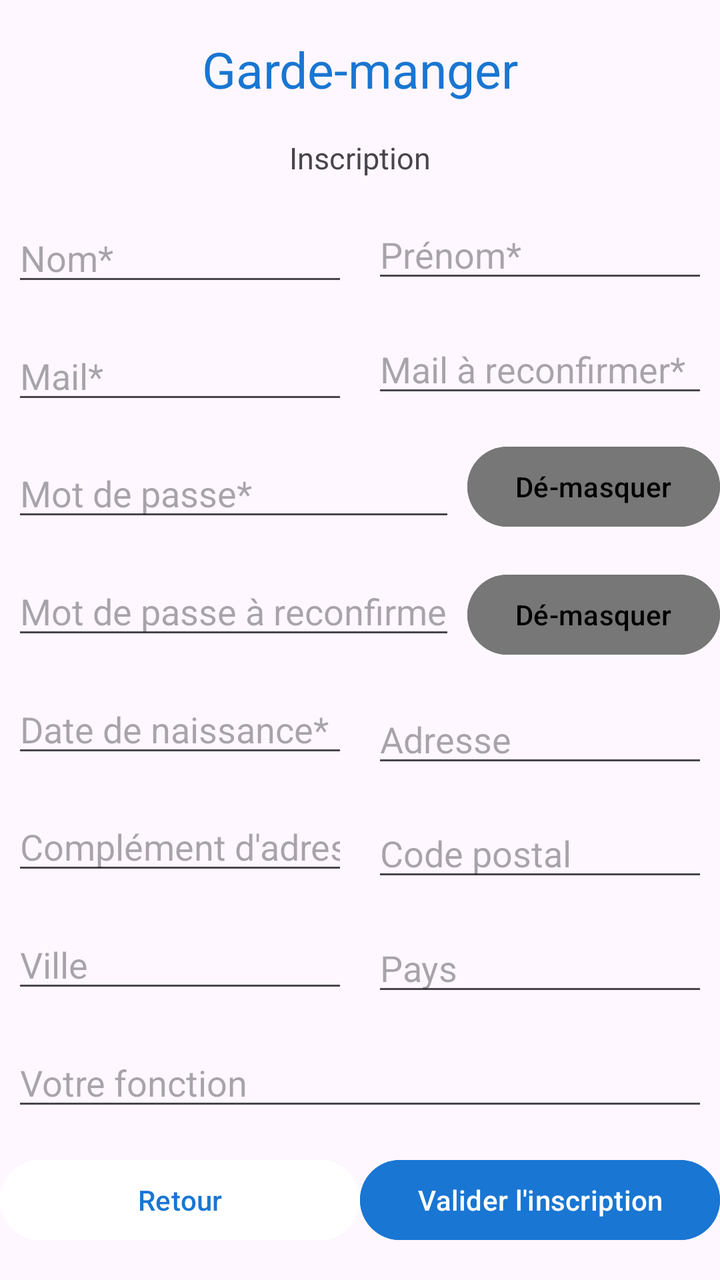
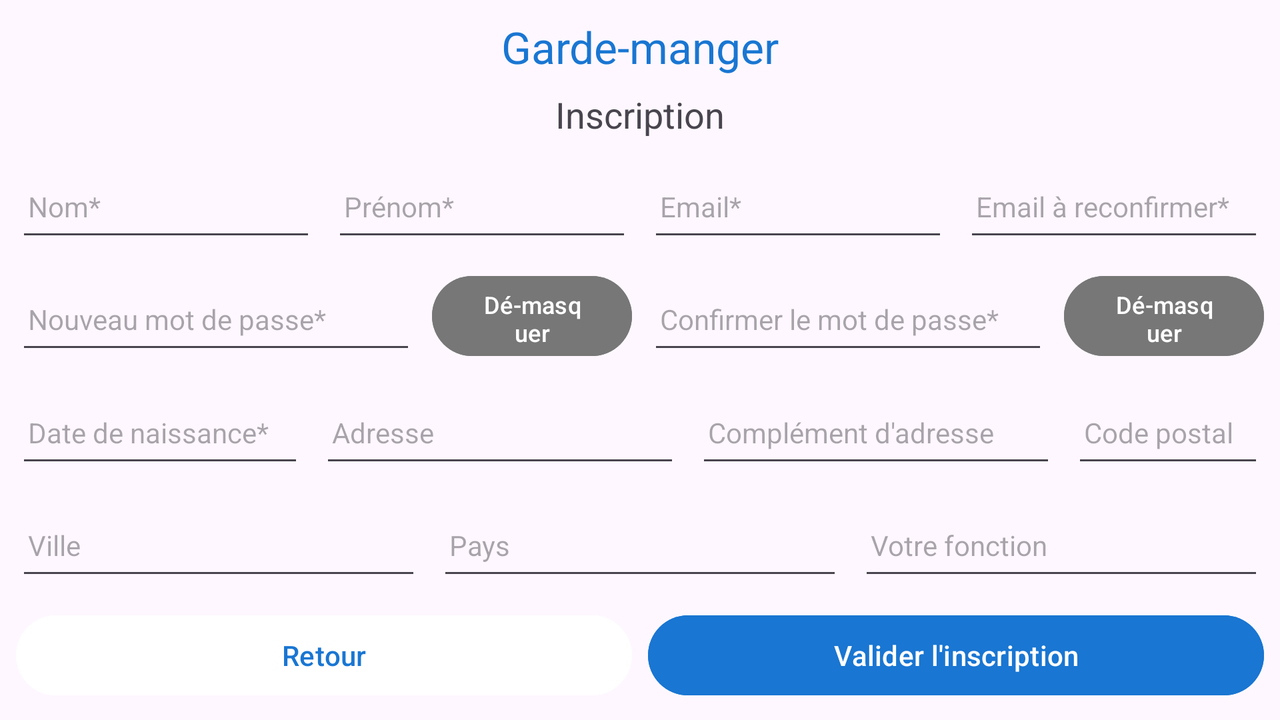

An Android layout and its configuration variant, each rendered on a device that would load it. The default file and the variant file are quoted in full after the pictures.
<!-- AndroidManifest.xml: application theme Theme.GardeManger -->
<!-- res/layout/activity_signup.xml -->
<?xml version="1.0" encoding="utf-8"?>
<androidx.constraintlayout.widget.ConstraintLayout xmlns:android="http://schemas.android.com/apk/res/android"
    xmlns:app="http://schemas.android.com/apk/res-auto"
    xmlns:tools="http://schemas.android.com/tools"
    android:layout_width="match_parent"
    android:layout_height="match_parent"
    tools:context=".SignupActivity">

    <TextView
        android:id="@+id/logosignup"
        android:layout_width="wrap_content"
        android:layout_height="wrap_content"
        android:text="@string/app_name"
        android:textColor="@color/bleu_nav"
        android:textSize="25dp"
        app:layout_constraintEnd_toEndOf="parent"
        app:layout_constraintStart_toStartOf="parent"
        app:layout_constraintTop_toTopOf="parent"
        app:layout_constraintBottom_toTopOf="@id/signup_title"/>

    <TextView
        android:id="@+id/signup_title"
        android:layout_width="wrap_content"
        android:layout_height="wrap_content"
        android:text="Inscription"
        android:textSize="15dp"
        app:layout_constraintEnd_toEndOf="parent"
        app:layout_constraintStart_toStartOf="parent"
        app:layout_constraintBottom_toTopOf="@id/editTextLN"
        app:layout_constraintTop_toBottomOf="@id/logosignup"/>

    <EditText
        android:id="@+id/editTextLN"
        android:layout_width="0dp"
        android:layout_marginLeft="6dp"
        android:layout_marginRight="6dp"
        android:layout_height="wrap_content"
        android:ems="10"
        android:inputType="textPersonName"
        android:hint="Nom*"
        app:layout_constraintBottom_toTopOf="@id/editTextEmail"
        app:layout_constraintEnd_toStartOf="@id/editTextFN"
        app:layout_constraintStart_toStartOf="parent"
        app:layout_constraintTop_toBottomOf="@id/signup_title"/>

    <EditText
        android:id="@+id/editTextFN"
        android:layout_width="0dp"
        android:layout_marginLeft="6dp"
        android:layout_marginRight="6dp"
        android:layout_height="wrap_content"
        android:ems="10"
        android:inputType="textPersonName"
        android:hint="Prénom*"
        app:layout_constraintTop_toBottomOf="@id/signup_title"
        app:layout_constraintEnd_toEndOf="parent"
        app:layout_constraintStart_toEndOf="@id/editTextLN"
        app:layout_constraintBottom_toTopOf="@id/editTextEmailReconfirm"/>

    <EditText
        android:id="@+id/editTextEmail"
        android:layout_width="0dp"
        android:layout_marginLeft="6dp"
        android:layout_marginRight="6dp"
        android:layout_height="wrap_content"
        android:ems="10"
        android:hint="Mail*"
        android:inputType="textEmailAddress"
        app:layout_constraintStart_toStartOf="parent"
        app:layout_constraintEnd_toStartOf="@id/editTextEmailReconfirm"
        app:layout_constraintTop_toBottomOf="@id/editTextLN"
        app:layout_constraintBottom_toTopOf="@id/editTextNewPassword"/>

    <EditText
        android:id="@+id/editTextEmailReconfirm"
        android:layout_width="0dp"
        android:layout_marginLeft="6dp"
        android:layout_marginRight="6dp"
        android:layout_height="wrap_content"
        android:ems="10"
        android:hint="Mail à reconfirmer*"
        android:inputType="textEmailAddress"
        app:layout_constraintEnd_toEndOf="parent"
        app:layout_constraintStart_toEndOf="@id/editTextEmail"
        app:layout_constraintBottom_toTopOf="@id/pwddisplaybuttonsignup"
        app:layout_constraintTop_toBottomOf="@id/editTextFN"/>

    <EditText
        android:id="@+id/editTextNewPassword"
        android:layout_width="0dp"
        android:layout_marginLeft="6dp"
        android:layout_marginRight="6dp"
        android:layout_height="wrap_content"
        android:ems="10"
        android:hint="Mot de passe*"
        android:inputType="textPassword"
        app:layout_constraintBottom_toTopOf="@id/editTextNewPasswordReconfirm"
        app:layout_constraintEnd_toStartOf="@+id/pwddisplaybuttonsignup"
        app:layout_constraintStart_toStartOf="parent"
        app:layout_constraintTop_toBottomOf="@id/editTextEmail" />

    <Button
        android:id="@+id/pwddisplaybuttonsignup"
        android:layout_width="wrap_content"
        android:layout_height="wrap_content"
        android:backgroundTint="@color/grey_7"
        android:text="Dé-masquer"
        android:textColor="@color/black"
        app:layout_constraintBottom_toTopOf="@+id/pwdreconfirmdisplaybuttonsignup"
        app:layout_constraintEnd_toEndOf="parent"
        app:layout_constraintStart_toEndOf="@id/editTextNewPassword"
        app:layout_constraintTop_toBottomOf="@id/editTextEmailReconfirm"/>

    <EditText
        android:id="@+id/editTextNewPasswordReconfirm"
        android:layout_width="0dp"
        android:layout_marginLeft="6dp"
        android:layout_marginRight="6dp"
        android:layout_height="wrap_content"
        android:ems="10"
        android:hint="Mot de passe à reconfirmer*"
        android:inputType="textPassword"
        app:layout_constraintEnd_toStartOf="@+id/pwdreconfirmdisplaybuttonsignup"
        app:layout_constraintStart_toStartOf="parent"
        app:layout_constraintTop_toBottomOf="@+id/editTextNewPassword"
        app:layout_constraintBottom_toTopOf="@id/editTextDN"/>

    <Button
        android:id="@+id/pwdreconfirmdisplaybuttonsignup"
        android:layout_width="wrap_content"
        android:layout_height="wrap_content"
        android:backgroundTint="@color/grey_7"
        android:text="Dé-masquer"
        android:textColor="@color/black"
        app:layout_constraintStart_toEndOf="@id/editTextNewPasswordReconfirm"
        app:layout_constraintTop_toBottomOf="@id/pwddisplaybuttonsignup"
        app:layout_constraintBottom_toTopOf="@+id/editTextAddress"
        app:layout_constraintEnd_toEndOf="parent" />

    <EditText
        android:id="@+id/editTextDN"
        android:layout_width="0dp"
        android:layout_marginLeft="6dp"
        android:layout_marginRight="6dp"
        android:layout_height="wrap_content"
        android:ems="10"
        android:hint="Date de naissance*"
        android:inputType="date"
        app:layout_constraintBottom_toTopOf="@+id/editTextAddressComplement"
        app:layout_constraintEnd_toStartOf="@+id/editTextAddress"
        app:layout_constraintStart_toStartOf="parent"
        app:layout_constraintTop_toBottomOf="@+id/editTextNewPasswordReconfirm" />

    <EditText
        android:id="@+id/editTextAddress"
        android:layout_width="0dp"
        android:layout_marginLeft="6dp"
        android:layout_marginRight="6dp"
        android:layout_height="wrap_content"
        android:ems="10"
        android:inputType="textPostalAddress"
        android:hint="Adresse"
        app:layout_constraintEnd_toEndOf="parent"
        app:layout_constraintStart_toEndOf="@id/editTextDN"
        app:layout_constraintTop_toBottomOf="@id/pwdreconfirmdisplaybuttonsignup"
        app:layout_constraintBottom_toTopOf="@id/editTextCP"/>

    <EditText
        android:id="@+id/editTextAddressComplement"
        android:layout_width="0dp"
        android:layout_marginLeft="6dp"
        android:layout_marginRight="6dp"
        android:layout_height="wrap_content"
        android:ems="10"
        android:inputType="textPostalAddress"
        android:hint="Complément d'adresse"
        app:layout_constraintStart_toStartOf="parent"
        app:layout_constraintEnd_toStartOf="@id/editTextCP"
        app:layout_constraintTop_toBottomOf="@id/editTextDN"
        app:layout_constraintBottom_toTopOf="@id/editTextCity"/>

    <EditText
        android:id="@+id/editTextCP"
        android:layout_width="0dp"
        android:layout_marginLeft="6dp"
        android:layout_marginRight="6dp"
        android:layout_height="wrap_content"
        android:ems="10"
        android:inputType="number"
        android:hint="Code postal"
        app:layout_constraintEnd_toEndOf="parent"
        app:layout_constraintBottom_toTopOf="@id/editTextPays"
        app:layout_constraintTop_toBottomOf="@id/editTextAddress"
        app:layout_constraintStart_toEndOf="@id/editTextAddressComplement"/>

    <EditText
        android:id="@+id/editTextCity"
        android:layout_width="0dp"
        android:layout_marginLeft="6dp"
        android:layout_marginRight="6dp"
        android:layout_height="wrap_content"
        android:ems="10"
        android:hint="Ville"
        android:inputType="text"
        app:layout_constraintBottom_toTopOf="@+id/editTextFunction"
        app:layout_constraintStart_toStartOf="parent"
        app:layout_constraintEnd_toStartOf="@id/editTextPays"
        app:layout_constraintTop_toBottomOf="@id/editTextAddressComplement"/>

    <EditText
        android:id="@+id/editTextPays"
        android:layout_width="0dp"
        android:layout_marginLeft="6dp"
        android:layout_marginRight="6dp"
        android:layout_height="wrap_content"
        android:ems="10"
        android:hint="Pays"
        android:inputType="text"
        app:layout_constraintTop_toBottomOf="@id/editTextCP"
        app:layout_constraintStart_toEndOf="@id/editTextCity"
        app:layout_constraintBottom_toTopOf="@+id/editTextFunction"
        app:layout_constraintEnd_toEndOf="parent" />

    <EditText
        android:id="@+id/editTextFunction"
        android:layout_width="0dp"
        android:layout_marginLeft="6dp"
        android:layout_marginRight="6dp"
        android:layout_height="wrap_content"
        android:ems="10"
        android:layout_marginStart="6dp"
        android:layout_marginEnd="6dp"
        android:gravity="start|top"
        android:inputType="textMultiLine"
        android:hint="Votre fonction"
        app:layout_constraintEnd_toEndOf="parent"
        app:layout_constraintStart_toStartOf="parent"
        app:layout_constraintBottom_toTopOf="@id/validate_signup_button"
        app:layout_constraintTop_toBottomOf="@id/editTextPays" />

    <Button
        android:id="@+id/retour_button_signup"
        android:layout_width="0dp"
        android:layout_height="wrap_content"
        android:text="Retour"
        android:backgroundTint="@color/white"
        android:textColor="@color/bleu_nav"
        app:layout_constraintBottom_toBottomOf="parent"
        app:layout_constraintEnd_toStartOf="@id/validate_signup_button"
        app:layout_constraintStart_toStartOf="parent"
        app:layout_constraintTop_toBottomOf="@+id/editTextFunction" />

    <Button
        android:id="@+id/validate_signup_button"
        android:layout_width="0dp"
        android:layout_height="wrap_content"
        android:text="Valider l'inscription"
        android:backgroundTint="@color/bleu_nav"
        android:textColor="@color/white"
        app:layout_constraintBottom_toBottomOf="parent"
        app:layout_constraintEnd_toEndOf="parent"
        app:layout_constraintStart_toEndOf="@id/retour_button_signup"
        app:layout_constraintTop_toBottomOf="@+id/editTextFunction" />

</androidx.constraintlayout.widget.ConstraintLayout>
<!-- resources referenced by this layout -->
<resources>
  <color name="black">#FF000000</color>
  <color name="bleu_nav">#1976D2</color>
  <color name="grey_7">#777777</color>
  <color name="white">#FFFFFFFF</color>
  <string name="app_name">Garde-manger</string>
  <style name="Theme.GardeManger" parent="Base.Theme.GardeManger" />
  <style name="Base.Theme.GardeManger" parent="Theme.Material3.DayNight.NoActionBar">
          
          
      </style>
</resources>
<!-- res/layout-land/activity_signup.xml (the repository's variant of the layout above) -->
<!-- drawn on the phone turned sideways -->
<?xml version="1.0" encoding="utf-8"?>
<androidx.constraintlayout.widget.ConstraintLayout xmlns:android="http://schemas.android.com/apk/res/android"
    xmlns:app="http://schemas.android.com/apk/res-auto"
    xmlns:tools="http://schemas.android.com/tools"
    android:layout_width="match_parent"
    android:layout_height="match_parent"
    tools:context=".SignupActivity">

    <TextView
        android:id="@+id/logosignup"
        android:layout_width="0dp"
        android:layout_height="28dp"
        android:gravity="center"
        android:text="@string/app_name"
        android:textColor="@color/bleu_nav"
        android:textSize="22sp"
        app:layout_constraintEnd_toEndOf="parent"
        app:layout_constraintStart_toStartOf="parent"
        app:layout_constraintTop_toTopOf="parent"
        app:layout_constraintBottom_toTopOf="@id/signup_title"/>

    <TextView
        android:id="@+id/signup_title"
        android:layout_width="0dp"
        android:layout_height="24dp"
        android:gravity="center"
        android:text="Inscription"
        android:textSize="18sp"
        app:layout_constraintBottom_toTopOf="@id/editTextFN"
        app:layout_constraintEnd_toEndOf="parent"
        app:layout_constraintStart_toStartOf="parent"
        app:layout_constraintTop_toBottomOf="@id/logosignup" />

    <EditText
        android:id="@+id/editTextLN"
        android:layout_width="0dp"
        android:layout_height="48dp"
        android:layout_marginStart="8dp"
        android:layout_marginEnd="4dp"
        android:hint="Nom*"
        android:inputType="textPersonName"
        android:paddingHorizontal="6dp"
        android:textSize="14sp"
        app:layout_constraintEnd_toStartOf="@id/editTextFN"
        app:layout_constraintHorizontal_chainStyle="spread"
        app:layout_constraintHorizontal_weight="1"
        app:layout_constraintStart_toStartOf="parent"
        app:layout_constraintTop_toBottomOf="@id/signup_title"
        app:layout_constraintBottom_toTopOf="@id/editTextNewPassword"/>

    <EditText
        android:id="@+id/editTextFN"
        android:layout_width="0dp"
        android:layout_height="48dp"
        android:layout_marginHorizontal="4dp"
        android:hint="Prénom*"
        android:inputType="textPersonName"
        android:paddingHorizontal="6dp"
        android:textSize="14sp"
        app:layout_constraintBottom_toTopOf="@+id/pwddisplaybuttonsignup"
        app:layout_constraintEnd_toStartOf="@id/editTextEmail"
        app:layout_constraintHorizontal_weight="1"
        app:layout_constraintStart_toEndOf="@id/editTextLN"
        app:layout_constraintTop_toBottomOf="@id/signup_title" />

    <EditText
        android:id="@+id/editTextEmail"
        android:layout_width="0dp"
        android:layout_height="48dp"
        android:layout_marginHorizontal="4dp"
        android:hint="Email*"
        android:inputType="textEmailAddress"
        android:paddingHorizontal="6dp"
        android:textSize="14sp"
        app:layout_constraintBottom_toTopOf="@+id/editTextNewPasswordReconfirm"
        app:layout_constraintEnd_toStartOf="@id/editTextEmailReconfirm"
        app:layout_constraintHorizontal_weight="1"
        app:layout_constraintStart_toEndOf="@id/editTextFN"
        app:layout_constraintTop_toBottomOf="@id/signup_title" />

    <EditText
        android:id="@+id/editTextEmailReconfirm"
        android:layout_width="0dp"
        android:layout_height="48dp"
        android:layout_marginStart="4dp"
        android:layout_marginEnd="8dp"
        android:hint="Email à reconfirmer*"
        android:inputType="textEmailAddress"
        android:paddingHorizontal="6dp"
        android:textSize="14sp"
        app:layout_constraintBottom_toTopOf="@+id/pwdreconfirmdisplaybuttonsignup"
        app:layout_constraintEnd_toEndOf="parent"
        app:layout_constraintHorizontal_weight="1"
        app:layout_constraintStart_toEndOf="@id/editTextEmail"
        app:layout_constraintTop_toBottomOf="@id/signup_title" />

    <EditText
        android:id="@+id/editTextNewPassword"
        android:layout_width="0dp"
        android:layout_height="48dp"
        android:layout_marginStart="8dp"
        android:layout_marginEnd="4dp"
        android:hint="Nouveau mot de passe*"
        android:inputType="textPassword"
        android:paddingHorizontal="6dp"
        android:textSize="14sp"
        app:layout_constraintEnd_toStartOf="@id/pwddisplaybuttonsignup"
        app:layout_constraintHorizontal_chainStyle="spread"
        app:layout_constraintHorizontal_weight="2"
        app:layout_constraintStart_toStartOf="parent"
        app:layout_constraintTop_toBottomOf="@id/editTextLN"
        app:layout_constraintBottom_toTopOf="@id/editTextDN"/>

    <Button
        android:id="@+id/pwddisplaybuttonsignup"
        android:layout_width="0dp"
        android:layout_height="48dp"
        android:layout_marginHorizontal="4dp"
        android:backgroundTint="@color/grey_7"
        android:text="Dé-masquer"
        android:textSize="12sp"
        app:layout_constraintBottom_toTopOf="@+id/editTextAddress"
        app:layout_constraintEnd_toStartOf="@id/editTextNewPasswordReconfirm"
        app:layout_constraintHorizontal_weight="1"
        app:layout_constraintStart_toEndOf="@id/editTextNewPassword"
        app:layout_constraintTop_toBottomOf="@id/editTextLN" />

    <EditText
        android:id="@+id/editTextNewPasswordReconfirm"
        android:layout_width="0dp"
        android:layout_height="48dp"
        android:layout_marginHorizontal="4dp"
        android:hint="Confirmer le mot de passe*"
        android:inputType="textPassword"
        android:paddingHorizontal="6dp"
        android:textSize="14sp"
        app:layout_constraintBottom_toTopOf="@+id/editTextAddressComplement"
        app:layout_constraintEnd_toStartOf="@id/pwdreconfirmdisplaybuttonsignup"
        app:layout_constraintHorizontal_weight="2"
        app:layout_constraintStart_toEndOf="@id/pwddisplaybuttonsignup"
        app:layout_constraintTop_toBottomOf="@id/editTextLN" />

    <Button
        android:id="@+id/pwdreconfirmdisplaybuttonsignup"
        android:layout_width="0dp"
        android:layout_height="48dp"
        android:layout_marginStart="4dp"
        android:layout_marginEnd="8dp"
        android:backgroundTint="@color/grey_7"
        android:text="Dé-masquer"
        android:textSize="12sp"
        app:layout_constraintBottom_toTopOf="@+id/editTextCP"
        app:layout_constraintEnd_toEndOf="parent"
        app:layout_constraintHorizontal_weight="1"
        app:layout_constraintStart_toEndOf="@id/editTextNewPasswordReconfirm"
        app:layout_constraintTop_toBottomOf="@id/editTextLN" />

    <EditText
        android:id="@+id/editTextDN"
        android:layout_width="0dp"
        android:layout_height="48dp"
        android:layout_marginStart="8dp"
        android:layout_marginEnd="4dp"
        android:hint="Date de naissance*"
        android:inputType="date"
        android:paddingHorizontal="6dp"
        android:textSize="14sp"
        app:layout_constraintEnd_toStartOf="@id/editTextAddress"
        app:layout_constraintHorizontal_chainStyle="spread"
        app:layout_constraintHorizontal_weight="1.2"
        app:layout_constraintStart_toStartOf="parent"
        app:layout_constraintBottom_toTopOf="@+id/editTextPays"
        app:layout_constraintTop_toBottomOf="@id/editTextNewPassword" />

    <EditText
        android:id="@+id/editTextAddress"
        android:layout_width="0dp"
        android:layout_height="48dp"
        android:layout_marginHorizontal="4dp"
        android:hint="Adresse"
        android:inputType="textPostalAddress"
        android:paddingHorizontal="6dp"
        android:textSize="14sp"
        app:layout_constraintBottom_toTopOf="@+id/editTextPays"
        app:layout_constraintEnd_toStartOf="@id/editTextAddressComplement"
        app:layout_constraintHorizontal_weight="1.5"
        app:layout_constraintStart_toEndOf="@id/editTextDN"
        app:layout_constraintTop_toBottomOf="@id/editTextNewPassword" />

    <EditText
        android:id="@+id/editTextAddressComplement"
        android:layout_width="0dp"
        android:layout_height="48dp"
        android:layout_marginHorizontal="4dp"
        android:hint="Complément d'adresse"
        android:inputType="textPostalAddress"
        android:paddingHorizontal="6dp"
        android:textSize="14sp"
        app:layout_constraintBottom_toTopOf="@+id/editTextFunction"
        app:layout_constraintEnd_toStartOf="@id/editTextCP"
        app:layout_constraintHorizontal_weight="1.5"
        app:layout_constraintStart_toEndOf="@id/editTextAddress"
        app:layout_constraintTop_toBottomOf="@id/editTextNewPassword" />

    <EditText
        android:id="@+id/editTextCP"
        android:layout_width="0dp"
        android:layout_height="48dp"
        android:layout_marginStart="4dp"
        android:layout_marginEnd="8dp"
        android:hint="Code postal"
        android:inputType="number"
        android:paddingHorizontal="6dp"
        android:textSize="14sp"
        app:layout_constraintBottom_toTopOf="@+id/editTextFunction"
        app:layout_constraintEnd_toEndOf="parent"
        app:layout_constraintHorizontal_weight="0.8"
        app:layout_constraintStart_toEndOf="@id/editTextAddressComplement"
        app:layout_constraintTop_toBottomOf="@id/editTextNewPassword" />

    <EditText
        android:id="@+id/editTextCity"
        android:layout_width="0dp"
        android:layout_height="48dp"
        android:layout_marginStart="8dp"
        android:layout_marginEnd="4dp"
        android:hint="Ville"
        android:inputType="text"
        android:paddingHorizontal="6dp"
        android:textSize="14sp"
        app:layout_constraintBottom_toTopOf="@+id/retour_button_signup"
        app:layout_constraintEnd_toStartOf="@id/editTextPays"
        app:layout_constraintHorizontal_chainStyle="spread"
        app:layout_constraintHorizontal_weight="1"
        app:layout_constraintStart_toStartOf="parent"
        app:layout_constraintTop_toBottomOf="@id/editTextDN" />

    <EditText
        android:id="@+id/editTextPays"
        android:layout_width="0dp"
        android:layout_height="48dp"
        android:layout_marginHorizontal="4dp"
        android:hint="Pays"
        android:inputType="text"
        android:paddingHorizontal="6dp"
        android:textSize="14sp"
        app:layout_constraintBottom_toTopOf="@+id/retour_button_signup"
        app:layout_constraintEnd_toStartOf="@id/editTextFunction"
        app:layout_constraintHorizontal_weight="1"
        app:layout_constraintStart_toEndOf="@id/editTextCity"
        app:layout_constraintTop_toBottomOf="@id/editTextDN" />

    <EditText
        android:id="@+id/editTextFunction"
        android:layout_width="0dp"
        android:layout_height="48dp"
        android:layout_marginStart="4dp"
        android:layout_marginEnd="8dp"
        android:hint="Votre fonction"
        android:inputType="text"
        android:paddingHorizontal="6dp"
        android:textSize="14sp"
        app:layout_constraintBottom_toTopOf="@+id/validate_signup_button"
        app:layout_constraintEnd_toEndOf="parent"
        app:layout_constraintHorizontal_weight="1"
        app:layout_constraintStart_toEndOf="@id/editTextPays"
        app:layout_constraintTop_toBottomOf="@id/editTextDN" />

    <Button
        android:id="@+id/retour_button_signup"
        android:layout_width="0dp"
        android:layout_height="48dp"
        android:layout_marginStart="8dp"
        android:layout_marginEnd="4dp"
        android:backgroundTint="@color/white"
        android:text="Retour"
        android:textColor="@color/bleu_nav"
        app:layout_constraintBottom_toBottomOf="parent"
        app:layout_constraintTop_toBottomOf="@id/editTextPays"
        app:layout_constraintEnd_toStartOf="@id/validate_signup_button"
        app:layout_constraintHorizontal_chainStyle="spread"
        app:layout_constraintHorizontal_weight="1"
        app:layout_constraintStart_toStartOf="parent" />

    <Button
        android:id="@+id/validate_signup_button"
        android:layout_width="0dp"
        android:layout_height="48dp"
        android:layout_marginStart="4dp"
        android:layout_marginEnd="8dp"
        android:backgroundTint="@color/bleu_nav"
        android:text="Valider l'inscription"
        android:textColor="@color/white"
        app:layout_constraintBottom_toBottomOf="parent"
        app:layout_constraintEnd_toEndOf="parent"
        app:layout_constraintHorizontal_weight="1"
        app:layout_constraintTop_toBottomOf="@id/editTextFunction"
        app:layout_constraintStart_toEndOf="@id/retour_button_signup" />

</androidx.constraintlayout.widget.ConstraintLayout>
<!-- resources referenced by the variant -->
<!-- as the phone turned sideways resolves them -->
<resources>
  <color name="bleu_nav">#1976D2</color>
  <color name="grey_7">#777777</color>
  <color name="white">#FFFFFFFF</color>
  <string name="app_name">Garde-manger</string>
  <style name="Theme.GardeManger" parent="Base.Theme.GardeManger" />
  <style name="Base.Theme.GardeManger" parent="Theme.Material3.DayNight.NoActionBar">
          
          
      </style>
</resources>
